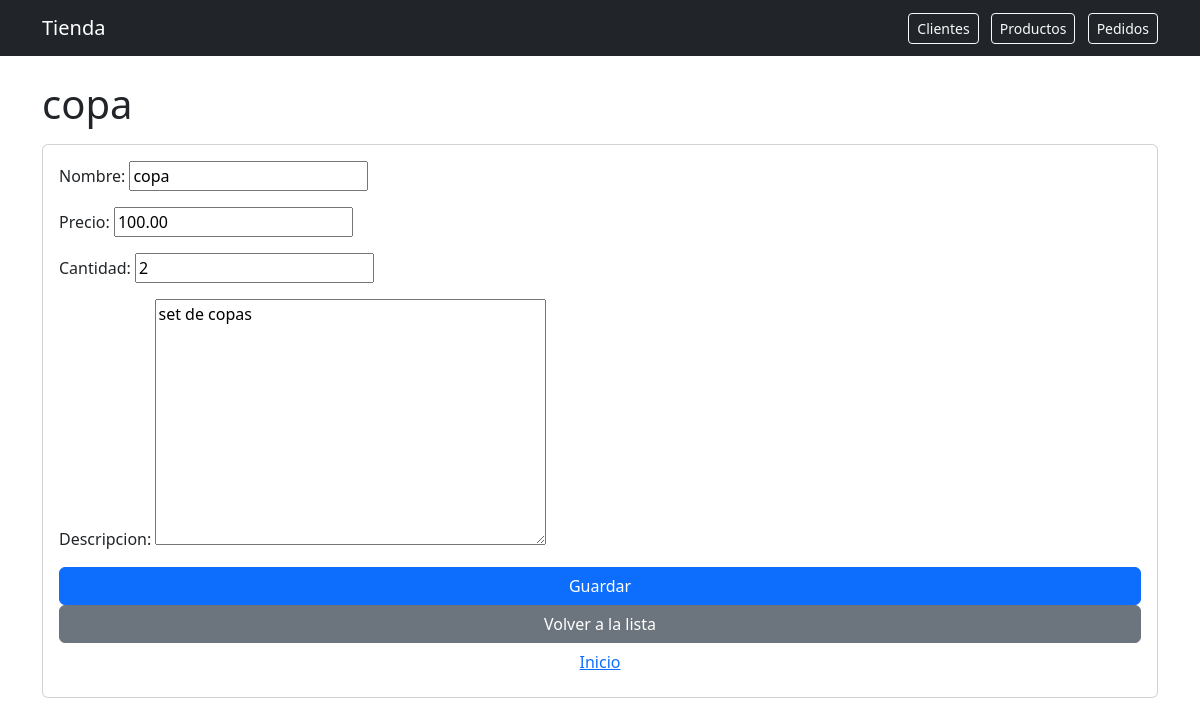
Page /productos/1/editar/ on the committed database.
### productos/models.py (models this page shows)
class Producto(models.Model):
    nombre = models.CharField(max_length=100)
    precio = models.DecimalField(max_digits=10, decimal_places=2)
    cantidad = models.IntegerField()
    descripcion = models.TextField(blank=True, null=True)
    def __str__(self):
        return self.nombre

### productos/views.py (the view)
# urls.py: path('productos/<int:pk>/editar/', ProductoUpdateView.as_view(), name='producto_update'),
class ProductoUpdateView(UpdateView):
    model = Producto
    fields = ['nombre', 'precio', 'cantidad', 'descripcion']
    template_name = 'productos/producto_form.html'
    success_url = reverse_lazy('producto_list')

### productos/templates/productos/producto_form.html (shortened to what this page needs)
{% extends "base.html" %}
{% block content %}
<h1 class="mb-3">{{ object|default_if_none:"Nuevo producto" }}</h1>
<form method="post" class="card card-body">
  {{ form.as_p }}
  <button type="submit" class="btn btn-primary">Guardar</button>
  <a href="{% url 'producto_list' %}" class="btn btn-secondary">Volver a la lista</a>
  <a href="{% url 'home' %}" class="btn btn-link">Inicio</a>
</form>
{% endblock %}

### rows in the picture
Producto: nombre "copa", precio "100.00", cantidad "2", descripcion "set de copas"
